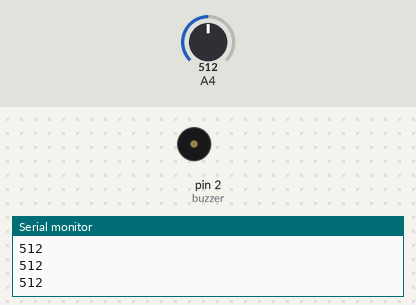
A sketch run on a simulated Arduino Uno, built with avr-gcc and run on an emulated ATmega328P. Parts: buzzer (waves = sounding, pin HIGH), the last lines printed to the serial monitor. The test bench sets the inputs (shaded band); at power-on: A4 = 512.

Above: at 1.2 s.
1.3 s: A4 set to 489
At 1.5 s:
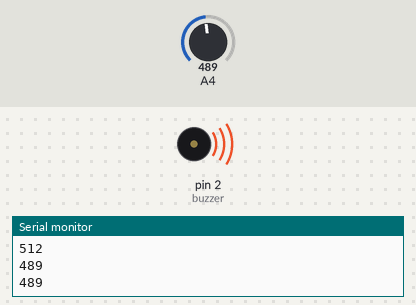
4.3 s: A4 set to 510
At 4.3 s:
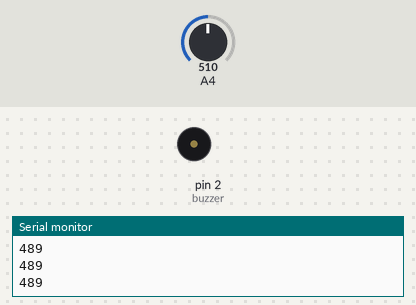
5.8 s: A4 set to 490
At 6.0 s:
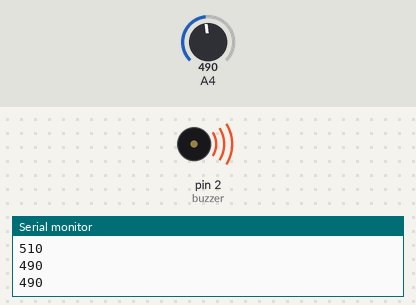
8.8 s: A4 set to 511
Timing chart, 0 to 11.3 s (numbered marks = the images above; inputs shaded):
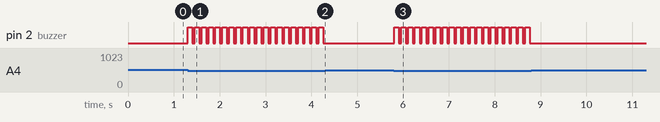

Measured:
- the behaviour switches between 500 and 499 on A4 (found by bisection; images 0 and 1)
- after the input at 1.3 s, pin 2 (buzzer): alternates HIGH for 0.10 s and LOW for 0.05 s, starting at once
- after the input at 4.3 s, pin 2 (buzzer): stops changing and stays LOW
- after the input at 5.8 s, pin 2 (buzzer): alternates HIGH for 0.10 s and LOW for 0.05 s, starting at once
- after the input at 8.8 s, pin 2 (buzzer): stops changing and stays LOW

The sketch:

Flame.ino
```cpp
int buzzer = 2;      // selecciona el pin para el zumbador
int valorSensor = 0;  // variable para almacenar el valor proveniente del sensor
void setup() {
 //Seteo de la velocidad del puerto serial
 Serial.begin(9600);
 // declarar buzzer como una SALIDA:
  pinMode(buzzer, OUTPUT);
}
void loop() {
  // leer el valor del sensor:
  valorSensor = analogRead(4);
   Serial.println(valorSensor);
  // activa el buzzer
  if (valorSensor < 500){
   digitalWrite(buzzer, HIGH);
   delay(100);
  // Desactiva el buzzer
  digitalWrite(buzzer, LOW);
  delay(50);
    }
 }
```
